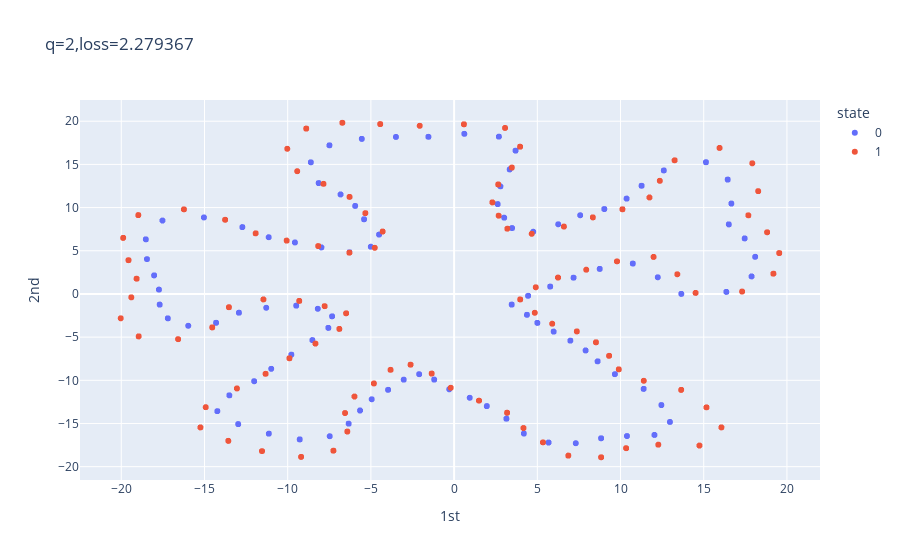

Here is the notebook cell this chart was saved with:
### Code cell
Adam = tf.keras.optimizers.Adam(learning_rate=0.01,beta_1=0.9,beta_2=0.999,epsilon=1e-07)
SGD = tf.keras.optimizers.SGD(learning_rate=0.001,momentum=0.0,nesterov=False)
model.compile(loss='mse',optimizer=Adam)
history = model.fit(X,X,epochs=10000,verbose=0,callbacks=[CustomCallback()])

### Figure 1 — Plotly figure (JSON) as saved in the notebook; plotly's stock layout.template omitted (floating-point values rounded to 4 significant figures; data arrays with more than 128 entries replaced by an {"elided": "..."} marker saying what was removed)
{"data": [{"hovertemplate": "state=0<br>1st=%{x}<br>2nd=%{y}<br>shift=%{text}<extra></extra>", "legendgroup": "0", "marker": {"color": "#636efa", "symbol": "circle"}, "mode": "markers+text", "name": "0", "showlegend": true, "text": {"elided": "10000 int values"}, "type": "scattergl", "x": {"elided": "10000 float values"}, "xaxis": "x", "y": {"elided": "10000 float values"}, "yaxis": "y"}, {"hovertemplate": "state=1<br>1st=%{x}<br>2nd=%{y}<br>shift=%{text}<extra></extra>", "legendgroup": "1", "marker": {"color": "#EF553B", "symbol": "circle"}, "mode": "markers+text", "name": "1", "showlegend": true, "text": {"elided": "10000 int values"}, "type": "scattergl", "x": {"elided": "10000 float values"}, "xaxis": "x", "y": {"elided": "10000 float values"}, "yaxis": "y"}], "layout": {"autosize": true, "legend": {"title": {"text": "state"}, "tracegroupgap": 0}, "title": {"text": "q=2,loss=2.279367"}, "xaxis": {"anchor": "y", "autorange": true, "domain": [0, 1], "range": [-22.56, 22.07], "title": {"text": "1st"}, "type": "linear"}, "yaxis": {"anchor": "x", "autorange": true, "domain": [0, 1], "range": [-21.91, 22.82], "title": {"text": "2nd"}, "type": "linear"}}}
